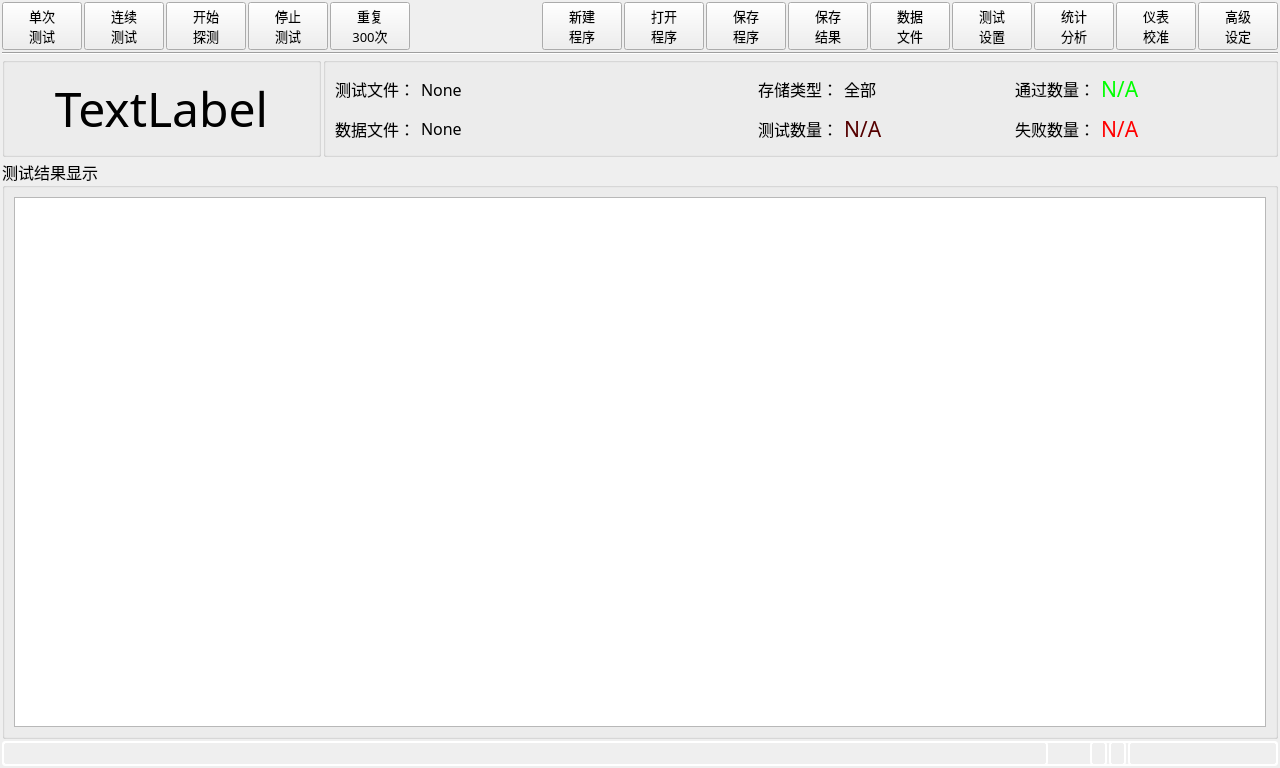
<?xml version="1.0" encoding="UTF-8"?>
<ui version="4.0">
 <class>clsMeterMode</class>
 <widget class="QMainWindow" name="clsMeterMode">
  <property name="geometry">
   <rect>
    <x>0</x>
    <y>0</y>
    <width>1280</width>
    <height>768</height>
   </rect>
  </property>
  <property name="windowTitle">
   <string>仪表模式</string>
  </property>
  <property name="styleSheet">
   <string notr="true">clsMeterMode
{
	
	background-color: rgb(148, 148, 248);
}</string>
  </property>
  <widget class="QWidget" name="centralwidget">
   <layout class="QVBoxLayout" name="verticalLayout_2">
    <property name="spacing">
     <number>2</number>
    </property>
    <property name="leftMargin">
     <number>2</number>
    </property>
    <property name="topMargin">
     <number>2</number>
    </property>
    <property name="rightMargin">
     <number>2</number>
    </property>
    <property name="bottomMargin">
     <number>2</number>
    </property>
    <item>
     <layout class="QHBoxLayout" name="horizontalLayout_2">
      <item>
       <widget class="QPushButton" name="btnTrig">
        <property name="minimumSize">
         <size>
          <width>0</width>
          <height>40</height>
         </size>
        </property>
        <property name="font">
         <font>
          <family>楷体</family>
          <pointsize>10</pointsize>
         </font>
        </property>
        <property name="toolTip">
         <string>&lt;html&gt;&lt;head/&gt;&lt;body&gt;&lt;p&gt;单击可以进行一次测试。&lt;/p&gt;&lt;/body&gt;&lt;/html&gt;</string>
        </property>
        <property name="text">
         <string>单次
测试</string>
        </property>
        <property name="icon">
         <iconset resource="../recFile/myRes.qrc">
          <normaloff>:/Icons/single.png</normaloff>:/Icons/single.png</iconset>
        </property>
        <property name="iconSize">
         <size>
          <width>20</width>
          <height>20</height>
         </size>
        </property>
        <property name="shortcut">
         <string>Enter</string>
        </property>
        <property name="checkable">
         <bool>false</bool>
        </property>
        <property name="autoExclusive">
         <bool>false</bool>
        </property>
       </widget>
      </item>
      <item>
       <widget class="QPushButton" name="btnRep">
        <property name="minimumSize">
         <size>
          <width>0</width>
          <height>40</height>
         </size>
        </property>
        <property name="font">
         <font>
          <family>楷体</family>
          <pointsize>10</pointsize>
         </font>
        </property>
        <property name="toolTip">
         <string>&lt;html&gt;&lt;head/&gt;&lt;body&gt;&lt;p&gt;单击可以进行连续测试。&lt;/p&gt;&lt;/body&gt;&lt;/html&gt;</string>
        </property>
        <property name="text">
         <string>连续
测试</string>
        </property>
        <property name="icon">
         <iconset resource="../recFile/myRes.qrc">
          <normaloff>:/Icons/repeat.png</normaloff>:/Icons/repeat.png</iconset>
        </property>
        <property name="iconSize">
         <size>
          <width>20</width>
          <height>20</height>
         </size>
        </property>
        <property name="checkable">
         <bool>true</bool>
        </property>
        <property name="autoExclusive">
         <bool>false</bool>
        </property>
       </widget>
      </item>
      <item>
       <widget class="QPushButton" name="btnStartDetect">
        <property name="minimumSize">
         <size>
          <width>0</width>
          <height>40</height>
         </size>
        </property>
        <property name="font">
         <font>
          <family>楷体</family>
          <pointsize>10</pointsize>
         </font>
        </property>
        <property name="toolTip">
         <string>&lt;html&gt;&lt;head/&gt;&lt;body&gt;&lt;p&gt;单击可以进行探测产品&lt;/p&gt;&lt;/body&gt;&lt;/html&gt;</string>
        </property>
        <property name="text">
         <string>开始
探测</string>
        </property>
        <property name="icon">
         <iconset resource="../recFile/myRes.qrc">
          <normaloff>:/Icons/detect.png</normaloff>:/Icons/detect.png</iconset>
        </property>
        <property name="iconSize">
         <size>
          <width>20</width>
          <height>20</height>
         </size>
        </property>
        <property name="shortcut">
         <string>Enter</string>
        </property>
        <property name="checkable">
         <bool>false</bool>
        </property>
        <property name="autoExclusive">
         <bool>false</bool>
        </property>
       </widget>
      </item>
      <item>
       <widget class="QPushButton" name="btnStop">
        <property name="minimumSize">
         <size>
          <width>0</width>
          <height>40</height>
         </size>
        </property>
        <property name="font">
         <font>
          <family>楷体</family>
          <pointsize>10</pointsize>
         </font>
        </property>
        <property name="toolTip">
         <string>&lt;html&gt;&lt;head/&gt;&lt;body&gt;&lt;p&gt;停止探测产品&lt;/p&gt;&lt;/body&gt;&lt;/html&gt;</string>
        </property>
        <property name="text">
         <string>停止
测试</string>
        </property>
        <property name="icon">
         <iconset resource="../recFile/myRes.qrc">
          <normaloff>:/Icons/stop2.png</normaloff>:/Icons/stop2.png</iconset>
        </property>
        <property name="iconSize">
         <size>
          <width>20</width>
          <height>20</height>
         </size>
        </property>
        <property name="shortcut">
         <string>Esc</string>
        </property>
        <property name="checkable">
         <bool>false</bool>
        </property>
        <property name="autoExclusive">
         <bool>false</bool>
        </property>
       </widget>
      </item>
      <item>
       <widget class="QPushButton" name="btnRep300">
        <property name="minimumSize">
         <size>
          <width>0</width>
          <height>40</height>
         </size>
        </property>
        <property name="font">
         <font>
          <family>楷体</family>
          <pointsize>10</pointsize>
         </font>
        </property>
        <property name="text">
         <string>重复
300次</string>
        </property>
       </widget>
      </item>
      <item>
       <spacer name="horizontalSpacer_4">
        <property name="orientation">
         <enum>Qt::Horizontal</enum>
        </property>
        <property name="sizeHint" stdset="0">
         <size>
          <width>40</width>
          <height>20</height>
         </size>
        </property>
       </spacer>
      </item>
      <item>
       <widget class="QPushButton" name="btnNewTask">
        <property name="minimumSize">
         <size>
          <width>0</width>
          <height>40</height>
         </size>
        </property>
        <property name="font">
         <font>
          <family>楷体</family>
          <pointsize>10</pointsize>
         </font>
        </property>
        <property name="toolTip">
         <string>&lt;html&gt;&lt;head/&gt;&lt;body&gt;&lt;p&gt;新建一个测试程序&lt;/p&gt;&lt;/body&gt;&lt;/html&gt;</string>
        </property>
        <property name="text">
         <string>新建
程序</string>
        </property>
        <property name="icon">
         <iconset resource="../recFile/myRes.qrc">
          <normaloff>:/Icons/new.png</normaloff>:/Icons/new.png</iconset>
        </property>
        <property name="iconSize">
         <size>
          <width>20</width>
          <height>20</height>
         </size>
        </property>
        <property name="checkable">
         <bool>false</bool>
        </property>
        <property name="autoExclusive">
         <bool>false</bool>
        </property>
       </widget>
      </item>
      <item>
       <widget class="QPushButton" name="btnOpenTask">
        <property name="minimumSize">
         <size>
          <width>0</width>
          <height>40</height>
         </size>
        </property>
        <property name="font">
         <font>
          <family>楷体</family>
          <pointsize>10</pointsize>
         </font>
        </property>
        <property name="toolTip">
         <string>&lt;html&gt;&lt;head/&gt;&lt;body&gt;&lt;p&gt;打开一个测试程序&lt;/p&gt;&lt;/body&gt;&lt;/html&gt;</string>
        </property>
        <property name="text">
         <string>打开
程序</string>
        </property>
        <property name="icon">
         <iconset resource="../recFile/myRes.qrc">
          <normaloff>:/Icons/open.png</normaloff>:/Icons/open.png</iconset>
        </property>
        <property name="iconSize">
         <size>
          <width>20</width>
          <height>20</height>
         </size>
        </property>
        <property name="checkable">
         <bool>false</bool>
        </property>
        <property name="autoExclusive">
         <bool>false</bool>
        </property>
       </widget>
      </item>
      <item>
       <widget class="QPushButton" name="btnSaveTask">
        <property name="minimumSize">
         <size>
          <width>0</width>
          <height>40</height>
         </size>
        </property>
        <property name="font">
         <font>
          <family>楷体</family>
          <pointsize>10</pointsize>
         </font>
        </property>
        <property name="toolTip">
         <string>&lt;html&gt;&lt;head/&gt;&lt;body&gt;&lt;p&gt;保存测试程序&lt;/p&gt;&lt;/body&gt;&lt;/html&gt;</string>
        </property>
        <property name="text">
         <string>保存
程序</string>
        </property>
        <property name="icon">
         <iconset resource="../recFile/myRes.qrc">
          <normaloff>:/Icons/save.png</normaloff>:/Icons/save.png</iconset>
        </property>
        <property name="iconSize">
         <size>
          <width>20</width>
          <height>20</height>
         </size>
        </property>
        <property name="checkable">
         <bool>false</bool>
        </property>
        <property name="autoExclusive">
         <bool>false</bool>
        </property>
       </widget>
      </item>
      <item>
       <widget class="QPushButton" name="btnExportData">
        <property name="minimumSize">
         <size>
          <width>0</width>
          <height>40</height>
         </size>
        </property>
        <property name="font">
         <font>
          <family>楷体</family>
          <pointsize>10</pointsize>
         </font>
        </property>
        <property name="toolTip">
         <string>&lt;html&gt;&lt;head/&gt;&lt;body&gt;&lt;p&gt;保存测试数据，可以新建一个数据文件，也可以写入上次存储的数据文件。&lt;/p&gt;&lt;/body&gt;&lt;/html&gt;</string>
        </property>
        <property name="text">
         <string>保存
结果</string>
        </property>
        <property name="icon">
         <iconset resource="../recFile/myRes.qrc">
          <normaloff>:/Icons/stepSave.png</normaloff>:/Icons/stepSave.png</iconset>
        </property>
        <property name="iconSize">
         <size>
          <width>20</width>
          <height>20</height>
         </size>
        </property>
        <property name="checkable">
         <bool>false</bool>
        </property>
        <property name="autoExclusive">
         <bool>false</bool>
        </property>
       </widget>
      </item>
      <item>
       <widget class="QPushButton" name="btnSaveData">
        <property name="minimumSize">
         <size>
          <width>0</width>
          <height>40</height>
         </size>
        </property>
        <property name="font">
         <font>
          <family>楷体</family>
          <pointsize>10</pointsize>
         </font>
        </property>
        <property name="toolTip">
         <string>&lt;html&gt;&lt;head/&gt;&lt;body&gt;&lt;p&gt;保存测试数据，可以新建一个数据文件，也可以写入上次存储的数据文件。&lt;/p&gt;&lt;/body&gt;&lt;/html&gt;</string>
        </property>
        <property name="text">
         <string>数据
文件</string>
        </property>
        <property name="icon">
         <iconset resource="../recFile/myRes.qrc">
          <normaloff>:/Icons/dataFile.png</normaloff>:/Icons/dataFile.png</iconset>
        </property>
        <property name="iconSize">
         <size>
          <width>20</width>
          <height>20</height>
         </size>
        </property>
        <property name="checkable">
         <bool>false</bool>
        </property>
        <property name="autoExclusive">
         <bool>false</bool>
        </property>
       </widget>
      </item>
      <item>
       <widget class="QPushButton" name="btnSetStep">
        <property name="minimumSize">
         <size>
          <width>0</width>
          <height>40</height>
         </size>
        </property>
        <property name="font">
         <font>
          <family>楷体</family>
          <pointsize>10</pointsize>
         </font>
        </property>
        <property name="toolTip">
         <string>&lt;html&gt;&lt;head/&gt;&lt;body&gt;&lt;p&gt;设置测试程序&lt;/p&gt;&lt;/body&gt;&lt;/html&gt;</string>
        </property>
        <property name="text">
         <string>测试
设置</string>
        </property>
        <property name="icon">
         <iconset resource="../recFile/myRes.qrc">
          <normaloff>:/Icons/picture.png</normaloff>:/Icons/picture.png</iconset>
        </property>
        <property name="iconSize">
         <size>
          <width>20</width>
          <height>20</height>
         </size>
        </property>
        <property name="checkable">
         <bool>false</bool>
        </property>
        <property name="autoExclusive">
         <bool>false</bool>
        </property>
       </widget>
      </item>
      <item>
       <widget class="QPushButton" name="btnReport">
        <property name="minimumSize">
         <size>
          <width>0</width>
          <height>40</height>
         </size>
        </property>
        <property name="font">
         <font>
          <family>楷体</family>
          <pointsize>10</pointsize>
         </font>
        </property>
        <property name="toolTip">
         <string>&lt;html&gt;&lt;head/&gt;&lt;body&gt;&lt;p&gt;停止探测产品&lt;/p&gt;&lt;/body&gt;&lt;/html&gt;</string>
        </property>
        <property name="text">
         <string>统计
分析</string>
        </property>
        <property name="icon">
         <iconset resource="../recFile/myRes.qrc">
          <normaloff>:/Icons/Analysis.png</normaloff>:/Icons/Analysis.png</iconset>
        </property>
        <property name="iconSize">
         <size>
          <width>20</width>
          <height>20</height>
         </size>
        </property>
        <property name="shortcut">
         <string>Esc</string>
        </property>
        <property name="checkable">
         <bool>false</bool>
        </property>
        <property name="autoExclusive">
         <bool>false</bool>
        </property>
       </widget>
      </item>
      <item>
       <widget class="QPushButton" name="btnCalibration">
        <property name="minimumSize">
         <size>
          <width>0</width>
          <height>40</height>
         </size>
        </property>
        <property name="font">
         <font>
          <family>楷体</family>
          <pointsize>10</pointsize>
         </font>
        </property>
        <property name="toolTip">
         <string>&lt;html&gt;&lt;head/&gt;&lt;body&gt;&lt;p&gt;单击此按钮，进行仪表的校准。&lt;/p&gt;&lt;/body&gt;&lt;/html&gt;</string>
        </property>
        <property name="text">
         <string>仪表
校准</string>
        </property>
        <property name="icon">
         <iconset resource="../recFile/myRes.qrc">
          <normaloff>:/Icons/calibration.png</normaloff>:/Icons/calibration.png</iconset>
        </property>
        <property name="iconSize">
         <size>
          <width>20</width>
          <height>20</height>
         </size>
        </property>
        <property name="checkable">
         <bool>false</bool>
        </property>
        <property name="autoExclusive">
         <bool>false</bool>
        </property>
       </widget>
      </item>
      <item>
       <widget class="QPushButton" name="btnAdvance">
        <property name="minimumSize">
         <size>
          <width>0</width>
          <height>40</height>
         </size>
        </property>
        <property name="font">
         <font>
          <family>楷体</family>
          <pointsize>10</pointsize>
         </font>
        </property>
        <property name="toolTip">
         <string>&lt;html&gt;&lt;head/&gt;&lt;body&gt;&lt;p&gt;软件的运行选项设定。&lt;/p&gt;&lt;/body&gt;&lt;/html&gt;</string>
        </property>
        <property name="text">
         <string>高级
设定</string>
        </property>
        <property name="icon">
         <iconset resource="../recFile/myRes.qrc">
          <normaloff>:/Icons/advance.png</normaloff>:/Icons/advance.png</iconset>
        </property>
        <property name="iconSize">
         <size>
          <width>20</width>
          <height>20</height>
         </size>
        </property>
        <property name="checkable">
         <bool>false</bool>
        </property>
        <property name="autoExclusive">
         <bool>false</bool>
        </property>
       </widget>
      </item>
     </layout>
    </item>
    <item>
     <widget class="Line" name="line">
      <property name="font">
       <font>
        <family>楷体</family>
        <pointsize>12</pointsize>
       </font>
      </property>
      <property name="orientation">
       <enum>Qt::Horizontal</enum>
      </property>
     </widget>
    </item>
    <item>
     <layout class="QVBoxLayout" name="verticalLayout">
      <item>
       <layout class="QHBoxLayout" name="horizontalLayout_3" stretch="2,6">
        <item>
         <widget class="QGroupBox" name="groupBox_3">
          <property name="font">
           <font>
            <family>楷体</family>
            <pointsize>12</pointsize>
           </font>
          </property>
          <property name="title">
           <string/>
          </property>
          <layout class="QHBoxLayout" name="horizontalLayout_8">
           <property name="spacing">
            <number>4</number>
           </property>
           <property name="leftMargin">
            <number>4</number>
           </property>
           <property name="topMargin">
            <number>4</number>
           </property>
           <property name="rightMargin">
            <number>4</number>
           </property>
           <property name="bottomMargin">
            <number>4</number>
           </property>
           <item>
            <widget class="StatusLabel" name="lblStatus">
             <property name="minimumSize">
              <size>
               <width>0</width>
               <height>40</height>
              </size>
             </property>
             <property name="font">
              <font>
               <family>楷体</family>
               <pointsize>36</pointsize>
              </font>
             </property>
             <property name="text">
              <string>TextLabel</string>
             </property>
             <property name="alignment">
              <set>Qt::AlignCenter</set>
             </property>
            </widget>
           </item>
          </layout>
         </widget>
        </item>
        <item>
         <widget class="QGroupBox" name="groupBox">
          <property name="minimumSize">
           <size>
            <width>200</width>
            <height>100</height>
           </size>
          </property>
          <property name="font">
           <font>
            <family>楷体</family>
            <pointsize>12</pointsize>
           </font>
          </property>
          <property name="title">
           <string/>
          </property>
          <layout class="QGridLayout" name="gridLayout" columnstretch="0,10,0,5,0,5">
           <item row="0" column="0">
            <widget class="QLabel" name="label">
             <property name="font">
              <font>
               <family>楷体</family>
               <pointsize>12</pointsize>
              </font>
             </property>
             <property name="text">
              <string>测试文件：</string>
             </property>
            </widget>
           </item>
           <item row="0" column="1">
            <widget class="QLabel" name="txtTaskFile">
             <property name="font">
              <font>
               <family>楷体</family>
               <pointsize>12</pointsize>
              </font>
             </property>
             <property name="text">
              <string>None</string>
             </property>
            </widget>
           </item>
           <item row="0" column="2">
            <widget class="QLabel" name="label_3">
             <property name="font">
              <font>
               <family>楷体</family>
               <pointsize>12</pointsize>
              </font>
             </property>
             <property name="text">
              <string>存储类型：</string>
             </property>
            </widget>
           </item>
           <item row="0" column="3">
            <widget class="QLabel" name="txtSaveType">
             <property name="font">
              <font>
               <family>楷体</family>
               <pointsize>12</pointsize>
              </font>
             </property>
             <property name="text">
              <string>全部</string>
             </property>
            </widget>
           </item>
           <item row="0" column="4">
            <widget class="QLabel" name="label_5">
             <property name="font">
              <font>
               <family>楷体</family>
               <pointsize>12</pointsize>
              </font>
             </property>
             <property name="text">
              <string>通过数量：</string>
             </property>
            </widget>
           </item>
           <item row="0" column="5">
            <widget class="QLabel" name="txtPassNumber">
             <property name="font">
              <font>
               <family>楷体</family>
               <pointsize>16</pointsize>
              </font>
             </property>
             <property name="styleSheet">
              <string notr="true">color: rgb(0, 255, 0);</string>
             </property>
             <property name="text">
              <string>N/A</string>
             </property>
            </widget>
           </item>
           <item row="1" column="0">
            <widget class="QLabel" name="label_2">
             <property name="font">
              <font>
               <family>楷体</family>
               <pointsize>12</pointsize>
              </font>
             </property>
             <property name="text">
              <string>数据文件：</string>
             </property>
            </widget>
           </item>
           <item row="1" column="1">
            <widget class="QLabel" name="txtDataFile">
             <property name="font">
              <font>
               <family>楷体</family>
               <pointsize>12</pointsize>
              </font>
             </property>
             <property name="text">
              <string>None</string>
             </property>
            </widget>
           </item>
           <item row="1" column="2">
            <widget class="QLabel" name="label_4">
             <property name="font">
              <font>
               <family>楷体</family>
               <pointsize>12</pointsize>
              </font>
             </property>
             <property name="text">
              <string>测试数量：</string>
             </property>
            </widget>
           </item>
           <item row="1" column="3">
            <widget class="QLabel" name="txtTestedNumber">
             <property name="font">
              <font>
               <family>楷体</family>
               <pointsize>16</pointsize>
              </font>
             </property>
             <property name="styleSheet">
              <string notr="true">color: rgb(85, 0, 0);</string>
             </property>
             <property name="text">
              <string>N/A</string>
             </property>
            </widget>
           </item>
           <item row="1" column="4">
            <widget class="QLabel" name="label_6">
             <property name="font">
              <font>
               <family>楷体</family>
               <pointsize>12</pointsize>
              </font>
             </property>
             <property name="text">
              <string>失败数量：</string>
             </property>
            </widget>
           </item>
           <item row="1" column="5">
            <widget class="QLabel" name="txtFailNumber">
             <property name="font">
              <font>
               <family>楷体</family>
               <pointsize>16</pointsize>
              </font>
             </property>
             <property name="styleSheet">
              <string notr="true">color: rgb(255, 0, 0);</string>
             </property>
             <property name="text">
              <string>N/A</string>
             </property>
            </widget>
           </item>
          </layout>
         </widget>
        </item>
       </layout>
      </item>
      <item>
       <widget class="QGroupBox" name="grpSettings">
        <property name="font">
         <font>
          <family>楷体</family>
          <pointsize>12</pointsize>
         </font>
        </property>
        <property name="title">
         <string>测试结果显示</string>
        </property>
        <layout class="QVBoxLayout" name="verticalLayout_7">
         <property name="spacing">
          <number>0</number>
         </property>
         <property name="leftMargin">
          <number>0</number>
         </property>
         <property name="topMargin">
          <number>0</number>
         </property>
         <property name="rightMargin">
          <number>0</number>
         </property>
         <property name="bottomMargin">
          <number>0</number>
         </property>
         <item>
          <widget class="QStackedWidget" name="skWidget">
           <property name="minimumSize">
            <size>
             <width>401</width>
             <height>351</height>
            </size>
           </property>
           <property name="font">
            <font>
             <family>楷体</family>
             <pointsize>12</pointsize>
            </font>
           </property>
           <property name="currentIndex">
            <number>0</number>
           </property>
           <widget class="QWidget" name="skPageTest">
            <layout class="QVBoxLayout" name="verticalLayout_8">
             <item>
              <widget class="QTableWidget" name="tabResult"/>
             </item>
            </layout>
           </widget>
          </widget>
         </item>
        </layout>
       </widget>
      </item>
     </layout>
    </item>
    <item>
     <widget class="QWidget" name="widget" native="true">
      <property name="minimumSize">
       <size>
        <width>0</width>
        <height>25</height>
       </size>
      </property>
      <property name="maximumSize">
       <size>
        <width>16777215</width>
        <height>25</height>
       </size>
      </property>
      <property name="font">
       <font>
        <family>楷体</family>
        <pointsize>12</pointsize>
       </font>
      </property>
      <property name="styleSheet">
       <string notr="true">   border: 2px solid rgb(255, 255, 255);
     border-radius: 4px;
     padding: 2px;
</string>
      </property>
      <layout class="QHBoxLayout" name="horizontalLayout" stretch="10,0,0,0,0">
       <property name="spacing">
        <number>2</number>
       </property>
       <property name="leftMargin">
        <number>0</number>
       </property>
       <property name="topMargin">
        <number>0</number>
       </property>
       <property name="rightMargin">
        <number>0</number>
       </property>
       <property name="bottomMargin">
        <number>0</number>
       </property>
       <item>
        <widget class="clsMyMessageLabel" name="lblInfo">
         <property name="font">
          <font>
           <family>楷体</family>
           <pointsize>12</pointsize>
          </font>
         </property>
         <property name="styleSheet">
          <string notr="true">   border: 2px solid rgb(255, 255, 255);
     border-radius: 4px;
     padding: 2px;
</string>
         </property>
         <property name="text">
          <string/>
         </property>
        </widget>
       </item>
       <item>
        <spacer name="horizontalSpacer">
         <property name="font">
          <font>
           <family>楷体</family>
           <pointsize>12</pointsize>
          </font>
         </property>
         <property name="orientation">
          <enum>Qt::Horizontal</enum>
         </property>
         <property name="sizeHint" stdset="0">
          <size>
           <width>40</width>
           <height>20</height>
          </size>
         </property>
        </spacer>
       </item>
       <item>
        <widget class="QLabel" name="lblTrigType">
         <property name="font">
          <font>
           <family>楷体</family>
           <pointsize>12</pointsize>
          </font>
         </property>
         <property name="styleSheet">
          <string notr="true">   border: 2px solid rgb(255, 255, 255);
     border-radius: 4px;
     padding: 2px;
</string>
         </property>
         <property name="frameShape">
          <enum>QFrame::NoFrame</enum>
         </property>
         <property name="text">
          <string/>
         </property>
        </widget>
       </item>
       <item>
        <widget class="QLabel" name="lblConnectionType">
         <property name="font">
          <font>
           <family>楷体</family>
           <pointsize>12</pointsize>
          </font>
         </property>
         <property name="styleSheet">
          <string notr="true">   border: 2px solid rgb(255, 255, 255);
     border-radius: 4px;
     padding: 2px;
</string>
         </property>
         <property name="frameShape">
          <enum>QFrame::NoFrame</enum>
         </property>
         <property name="text">
          <string/>
         </property>
        </widget>
       </item>
       <item>
        <widget class="clsMyMessageLabel" name="lblTime">
         <property name="minimumSize">
          <size>
           <width>150</width>
           <height>0</height>
          </size>
         </property>
         <property name="font">
          <font>
           <family>楷体</family>
           <pointsize>12</pointsize>
          </font>
         </property>
         <property name="styleSheet">
          <string notr="true">   border: 2px solid  rgb(255, 255, 255);
     border-radius: 4px;
     padding: 2px;
</string>
         </property>
         <property name="text">
          <string/>
         </property>
        </widget>
       </item>
      </layout>
     </widget>
    </item>
   </layout>
  </widget>
  <widget class="QMenuBar" name="menubar">
   <property name="geometry">
    <rect>
     <x>0</x>
     <y>0</y>
     <width>1280</width>
     <height>23</height>
    </rect>
   </property>
  </widget>
 </widget>
 <customwidgets>
  <customwidget>
   <class>StatusLabel</class>
   <extends>QLabel</extends>
   <header>StatusLabel.h</header>
  </customwidget>
  <customwidget>
   <class>clsMyMessageLabel</class>
   <extends>QLabel</extends>
   <header>clsMyMessageLabel.h</header>
  </customwidget>
 </customwidgets>
 <resources>
  <include location="../recFile/myRes.qrc"/>
 </resources>
 <connections/>
</ui>
